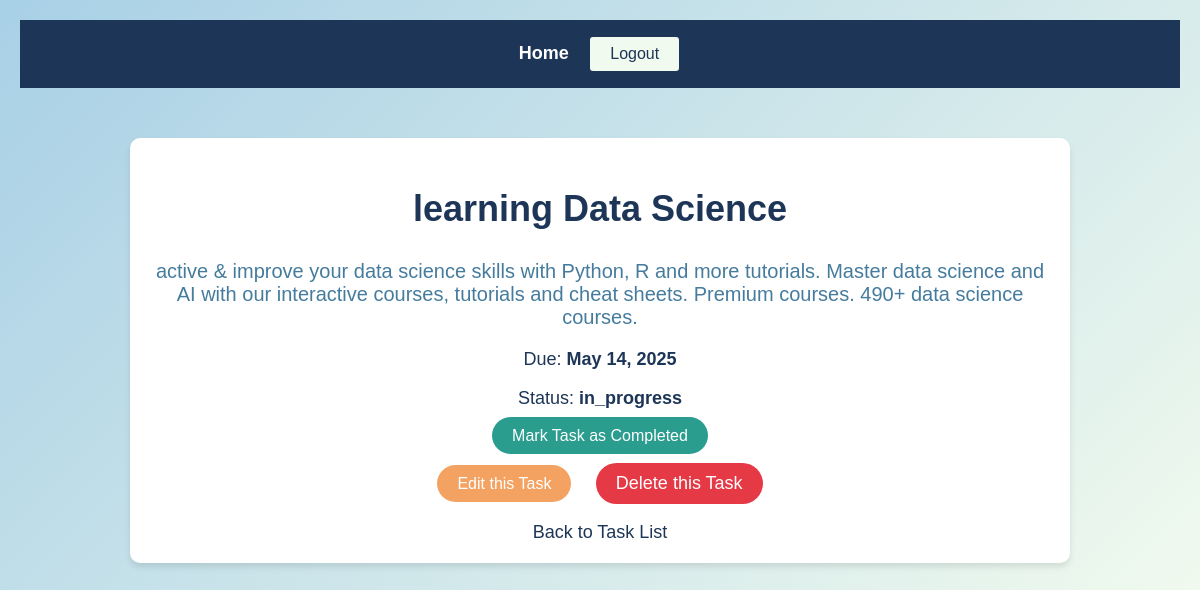
Page /tasks/3/ (signed in) on the committed database.
### tasks/models.py (models this page shows, shortened)
class Task(models.Model):
    STATUS_CHOICES = [
        ('pending', 'Pending'),
        ('in_progress', 'In Progress'),
        ('completed', 'Completed'),
    ]
    title = models.CharField(max_length=255)  # Task title
    description = models.TextField()  # Task description
    due_date = models.DateField()  # Task due date
    status = models.CharField(max_length=20, choices=STATUS_CHOICES, default='pending')  # Task status
    user = models.ForeignKey(User, on_delete=models.CASCADE)  # Associate task with a user

### tasks/views.py (the view)
# urls.py: path('<int:task_id>/', views.task_detail, name='task_detail'),  # Task details
@login_required
def task_detail(request, task_id):
    task = get_object_or_404(Task, id=task_id, user=request.user)
    return render(request, 'tasks/task_detail.html', {'task': task})

### tasks/templates/tasks/task_detail.html (shortened to what this page needs)
{% extends 'base.html' %}
{% block content %}
<h2 style="font-size: 36px; color: #1D3557; animation: fadeIn 1.5s ease-in-out;">{{ task.title }}</h2>
<p style="font-size: 20px; color: #457B9D; animation: fadeIn 1.5s ease-in-out;">{{ task.description }}</p>
<p style="font-size: 18px; color: #1D3557; animation: fadeIn 1.5s ease-in-out;">Due: <strong>{{ task.due_date }}</strong></p>
<p style="font-size: 18px; color: #1D3557; animation: fadeIn 1.5s ease-in-out;">Status: <strong>{{ task.status }}</strong></p>
{% if task.status != 'Completed' %}
    <a href="{% url 'mark_as_completed' task.id %}" style="background: #2a9d8f; color: white; padding: 10px 20px; border-radius: 25px; text-decoration: none; transition: 0.3s; animation: fadeIn 1.5s ease-in-out;">Mark Task as Completed</a>
{% endif %}
<br><br>
{% if task.user == request.user %}
    <a href="{% url 'task_edit' task.id %}" style="background: #f4a261; color: white; padding: 10px 20px; border-radius: 25px; text-decoration: none; transition: 0.3s; animation: fadeIn 1.5s ease-in-out;">Edit this Task</a>
    <form action="{% url 'task_delete' task.id %}" method="post" style="display:inline; margin-left: 20px; animation: fadeIn 1.5s ease-in-out;">
        <button type="submit" style="background: #e63946; color: white; padding: 10px 20px; border-radius: 25px; border: none; font-size: 18px; transition: 0.3s;">Delete this Task</button>
    </form>
{% endif %}
<br><br>
<a href="{% url 'task_list' %}" style="font-size: 18px; color: #1D3557; text-decoration: none; animation: fadeIn 1.5s ease-in-out;">Back to Task List</a>
{% endblock %}

### tasks/templates/base.html (style rules this page uses)
body { font-family: Arial, sans-serif; margin: 20px; padding: 0; background: linear-gradient(135deg, #A8D0E6, #F1FAEE); color: #1D3557; text-align: center; }

### rows in the picture
Task: title "learning Data Science", description "active & improve your data science skills with Python, R and more tutorials. Master data science and AI with our interactive courses, tutorials and cheat sheets. Premium courses. 490+ data science courses.", due_date "May 14, 2025", status "in_progress"
